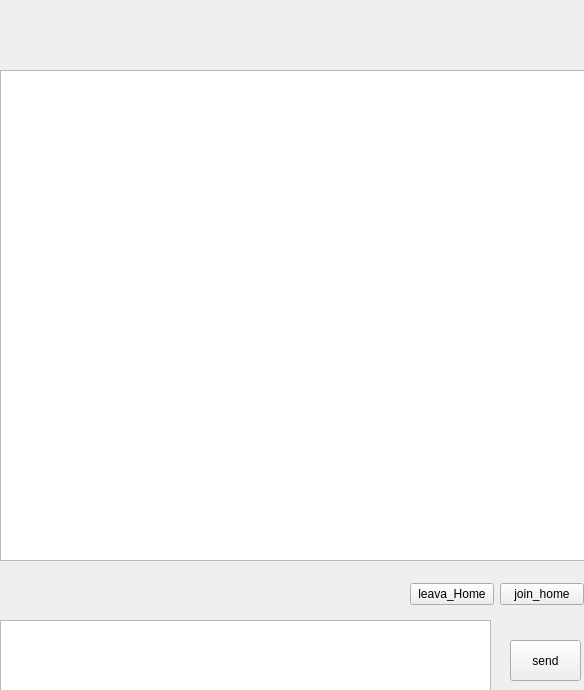
<?xml version="1.0" encoding="UTF-8"?>
<ui version="4.0">
 <class>TalkOnlineWaget</class>
 <widget class="QWidget" name="TalkOnlineWaget">
  <property name="geometry">
   <rect>
    <x>0</x>
    <y>0</y>
    <width>584</width>
    <height>690</height>
   </rect>
  </property>
  <property name="windowTitle">
   <string>Form</string>
  </property>
  <widget class="QPushButton" name="pushButton">
   <property name="geometry">
    <rect>
     <x>510</x>
     <y>640</y>
     <width>71</width>
     <height>41</height>
    </rect>
   </property>
   <property name="text">
    <string>send</string>
   </property>
  </widget>
  <widget class="QTextEdit" name="textEdit_talk_wage">
   <property name="geometry">
    <rect>
     <x>0</x>
     <y>70</y>
     <width>591</width>
     <height>491</height>
    </rect>
   </property>
  </widget>
  <widget class="QTextEdit" name="textEdit_send_info">
   <property name="geometry">
    <rect>
     <x>0</x>
     <y>620</y>
     <width>491</width>
     <height>71</height>
    </rect>
   </property>
  </widget>
  <widget class="QLabel" name="lable_home_id">
   <property name="geometry">
    <rect>
     <x>10</x>
     <y>10</y>
     <width>62</width>
     <height>19</height>
    </rect>
   </property>
   <property name="text">
    <string/>
   </property>
  </widget>
  <widget class="QLabel" name="label_home_id">
   <property name="geometry">
    <rect>
     <x>0</x>
     <y>570</y>
     <width>62</width>
     <height>19</height>
    </rect>
   </property>
   <property name="text">
    <string/>
   </property>
  </widget>
  <widget class="QWidget" name="">
   <property name="geometry">
    <rect>
     <x>410</x>
     <y>580</y>
     <width>174</width>
     <height>29</height>
    </rect>
   </property>
   <layout class="QHBoxLayout" name="horizontalLayout">
    <item>
     <widget class="QPushButton" name="pushButton_3">
      <property name="text">
       <string>leava_Home</string>
      </property>
     </widget>
    </item>
    <item>
     <widget class="QPushButton" name="pushButton_2">
      <property name="text">
       <string>join_home</string>
      </property>
     </widget>
    </item>
   </layout>
  </widget>
 </widget>
 <resources/>
 <connections/>
</ui>
